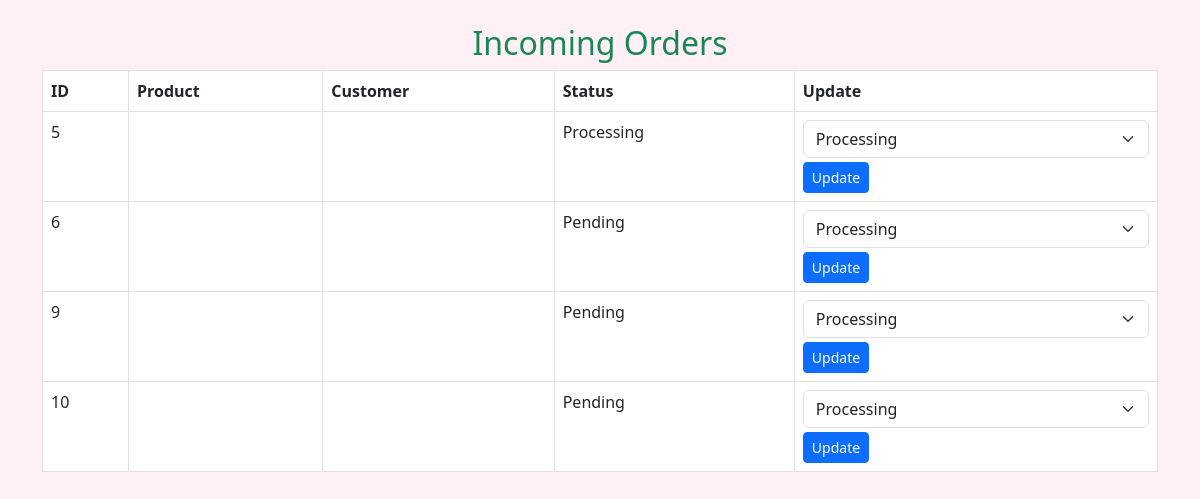
/orders.php, run on the app's committed database.
### tables this page shows
CREATE TABLE `orders` (
  `id` int(11) NOT NULL,
  `user_id` int(11) NOT NULL,
  `product_id` int(11) NOT NULL,
  `quantity` int(11) NOT NULL,
  `payment_gateway` varchar(100) DEFAULT NULL,
  `tax_amount` int(11) DEFAULT 0,
  `shipping_fee` int(11) DEFAULT 0,
  `total_amount` int(11) NOT NULL,
  `name` varchar(100) NOT NULL,
  `email` varchar(100) NOT NULL,
  `phone` varchar(20) NOT NULL,
  `state` varchar(50) NOT NULL,
  `zip` varchar(20) NOT NULL,
  `address` text NOT NULL,
  `payment_receipt` varchar(255) NOT NULL,
  `order_date` timestamp NOT NULL DEFAULT current_timestamp(),
  `status` varchar(50) NOT NULL DEFAULT 'Pending'
);

### orders.php (the view, shortened to what this page needs)
<?php
$conn = new mysqli("localhost", "root", "", "handmadecrafts");
$result = $conn->query("SELECT * FROM orders");
?>
<!DOCTYPE html>
<html>
<head>
    <link href="https://cdn.jsdelivr.net/npm/bootstrap@5.3.0/dist/css/bootstrap.min.css" rel="stylesheet">
</head>
<body style="background-color: #fff0f5;">
<div class="container mt-4">
    <h2 class="text-center text-success">Incoming Orders</h2>
    <table class="table table-bordered">
        <tr><th>ID</th><th>Product</th><th>Customer</th><th>Status</th><th>Update</th></tr>
        <?php while($row = $result->fetch_assoc()): ?>
        <tr>
            <td><?= $row['id'] ?></td>
            <td><?= $row['product_name'] ?></td>
            <td><?= $row['customer_name'] ?></td>
            <td><?= $row['status'] ?></td>
            <td>
                <form method="POST" action="update_status.php">
                    <select name="status" class="form-select">
                        <option value="Processing">Processing</option>
                    </select>
                    <button class="btn btn-sm btn-primary mt-1">Update</button>
                </form>
            </td>
        </tr>
        <?php endwhile; ?>
    </table>
</div>
</body>
</html>

### data on the page
orders: id "5", status "Processing"
orders: id "6", status "Pending"
orders: id "9", status "Pending"
orders: id "10", status "Pending"
